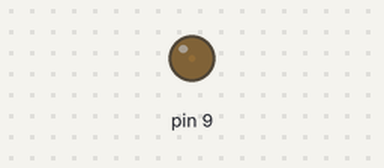
A sketch run on a simulated Arduino Uno, built with avr-gcc and run on an emulated ATmega328P. Shown: output pins drawn as LEDs (lit = HIGH).

Above: at 0.05 s.
At 2.45 s:
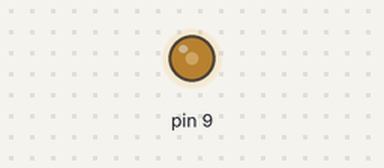
At 3.85 s:
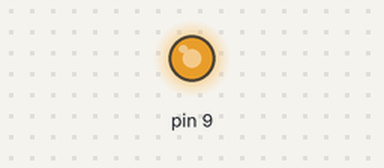
At 7.7 s:
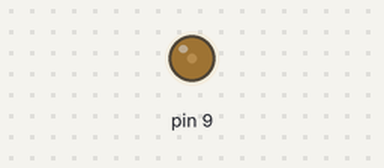
Timing chart, 0 to 11.6 s (numbered marks = the images above):
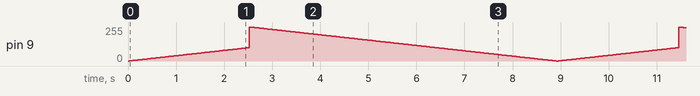

The sketch:

LASER_MODULE.ino
```cpp
int i = 0;

void setup() {
  pinMode(9,OUTPUT);
}

void loop() {
  for (i = 0; i <= 100; i += 1)
  {
    analogWrite(9,i);
    delay(25);
  }
  for (i = 255; i >= 0; i -= 1)
  {
    analogWrite(9,i);
    delay(25);
  }
}
```
